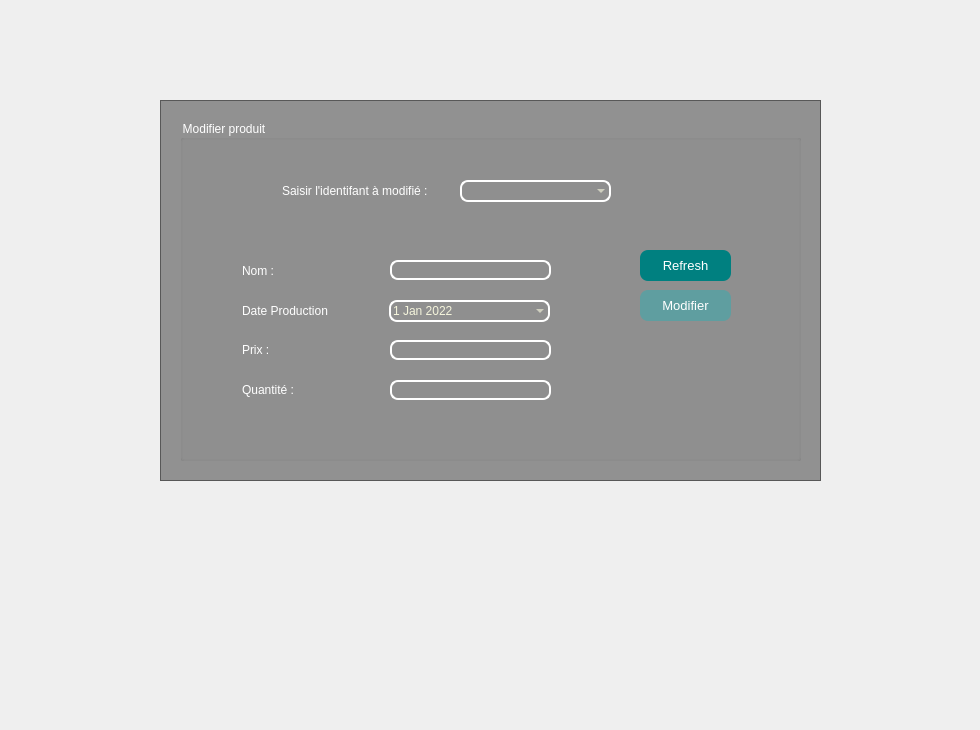
    <widget class="QWidget" name="tab_5">
     <attribute name="title">
      <string>Modifier un produit</string>
     </attribute>
     <widget class="QLabel" name="label_15">
      <property name="geometry">
       <rect>
        <x>0</x>
        <y>-10</y>
        <width>971</width>
        <height>721</height>
       </rect>
      </property>
      <property name="text">
       <string/>
      </property>
      <property name="pixmap">
       <pixmap>../../../../Downloads/djjjj.jpg</pixmap>
      </property>
     </widget>
     <widget class="QFrame" name="frame_27">
      <property name="geometry">
       <rect>
        <x>160</x>
        <y>100</y>
        <width>661</width>
        <height>381</height>
       </rect>
      </property>
      <property name="styleSheet">
       <string notr="true">QFrame
{background : black;
background:rgba(0,0,0,100);}</string>
      </property>
      <property name="frameShape">
       <enum>QFrame::StyledPanel</enum>
      </property>
      <property name="frameShadow">
       <enum>QFrame::Raised</enum>
      </property>
      <widget class="QGroupBox" name="groupBox_31">
       <property name="geometry">
        <rect>
         <x>20</x>
         <y>20</y>
         <width>621</width>
         <height>341</height>
        </rect>
       </property>
       <property name="styleSheet">
        <string notr="true">QGroupBox{color:white;}</string>
       </property>
       <property name="title">
        <string>Modifier produit</string>
       </property>
       <widget class="QLineEdit" name="lineEdit_116">
        <property name="geometry">
         <rect>
          <x>100</x>
          <y>60</y>
          <width>191</width>
          <height>21</height>
         </rect>
        </property>
        <property name="cursor">
         <cursorShape>ArrowCursor</cursorShape>
        </property>
        <property name="styleSheet">
         <string notr="true">QLineEdit {background:transparent;
border:none;
color:white;
font-size: 12px;
}</string>
        </property>
        <property name="text">
         <string>Saisir l'identifant à modifié : </string>
        </property>
       </widget>
       <widget class="QLineEdit" name="lineEdit_117">
        <property name="geometry">
         <rect>
          <x>60</x>
          <y>260</y>
          <width>113</width>
          <height>20</height>
         </rect>
        </property>
        <property name="styleSheet">
         <string notr="true">QLineEdit {background:transparent;
border:none;
color:white;
font-size: 12px;
}</string>
        </property>
        <property name="text">
         <string>Quantité : </string>
        </property>
       </widget>
       <widget class="QLineEdit" name="l_nomm">
        <property name="geometry">
         <rect>
          <x>210</x>
          <y>140</y>
          <width>161</width>
          <height>20</height>
         </rect>
        </property>
        <property name="styleSheet">
         <string notr="true">QLineEdit
 { background-color: transparent;
  color: #F5F5DC
;
  border: 1.5px solid white; 
border-radius: 8px;
}</string>
        </property>
       </widget>
       <widget class="QLineEdit" name="l_prixm">
        <property name="geometry">
         <rect>
          <x>210</x>
          <y>220</y>
          <width>161</width>
          <height>20</height>
         </rect>
        </property>
        <property name="styleSheet">
         <string notr="true">QLineEdit
 { background-color: transparent;
  color: #F5F5DC
;
  border: 1.5px solid white; 
border-radius: 8px;
}</string>
        </property>
       </widget>
       <widget class="QLineEdit" name="lineEdit_127">
        <property name="geometry">
         <rect>
          <x>60</x>
          <y>140</y>
          <width>111</width>
          <height>21</height>
         </rect>
        </property>
        <property name="styleSheet">
         <string notr="true">QLineEdit {background:transparent;
border:none;
color:white;
font-size: 12px;
}</string>
        </property>
        <property name="text">
         <string>Nom :</string>
        </property>
       </widget>
       <widget class="QLineEdit" name="lineEdit_128">
        <property name="geometry">
         <rect>
          <x>60</x>
          <y>220</y>
          <width>113</width>
          <height>20</height>
         </rect>
        </property>
        <property name="styleSheet">
         <string notr="true">QLineEdit {background:transparent;
border:none;
color:white;
font-size: 12px;
}
</string>
        </property>
        <property name="text">
         <string>Prix :</string>
        </property>
       </widget>
       <widget class="QLineEdit" name="l_quantitem">
        <property name="geometry">
         <rect>
          <x>210</x>
          <y>260</y>
          <width>161</width>
          <height>20</height>
         </rect>
        </property>
        <property name="styleSheet">
         <string notr="true">QLineEdit
 { background-color: transparent;
  color: #F5F5DC
;
  border: 1.5px solid white; 
border-radius: 8px;
}</string>
        </property>
       </widget>
       <widget class="QLineEdit" name="lineEdit_129">
        <property name="geometry">
         <rect>
          <x>60</x>
          <y>180</y>
          <width>111</width>
          <height>21</height>
         </rect>
        </property>
        <property name="styleSheet">
         <string notr="true">QLineEdit {background:transparent;
border:none;
color:white;
font-size: 12px;
}</string>
        </property>
        <property name="text">
         <string>Date Production</string>
        </property>
       </widget>
       <widget class="QDateEdit" name="l_datem">
        <property name="geometry">
         <rect>
          <x>209</x>
          <y>180</y>
          <width>161</width>
          <height>22</height>
         </rect>
        </property>
        <property name="styleSheet">
         <string notr="true">
QDateEdit
 { background-color: transparent;
  color: #F5F5DC
;
  border: 1.5px solid white; 
border-radius: 8px;
}

/* header row */
QCalendarWidget QWidget { alternate-background-color: rgb(128, 128, 128); }

/* normal days */
QCalendarWidget QAbstractItemView:enabled
{
font-size:11px;
color: rgb(180, 180, 180);
background-color: black;
selection-background-color: rgb(64, 64, 64);
selection-color: rgb(0, 255, 0);
}

</string>
        </property>
        <property name="maximumDate">
         <date>
          <year>9999</year>
          <month>1</month>
          <day>1</day>
         </date>
        </property>
        <property name="minimumDate">
         <date>
          <year>2022</year>
          <month>1</month>
          <day>1</day>
         </date>
        </property>
        <property name="calendarPopup">
         <bool>true</bool>
        </property>
       </widget>
       <widget class="QComboBox" name="l_idm">
        <property name="geometry">
         <rect>
          <x>280</x>
          <y>60</y>
          <width>151</width>
          <height>22</height>
         </rect>
        </property>
        <property name="styleSheet">
         <string notr="true">QComboBox
 { background-color: transparent;
  color: #F5F5DC
;
  border: 1.5px solid white; 
border-radius: 8px;
}
QAbstractScrollArea
{color:white;}</string>
        </property>
       </widget>
       <widget class="QPushButton" name="pb_modifier">
        <property name="geometry">
         <rect>
          <x>460</x>
          <y>170</y>
          <width>91</width>
          <height>31</height>
         </rect>
        </property>
        <property name="styleSheet">
         <string notr="true">QPushButton{border-radius: 8px;
background :#5F9EA0
;
color: white;
font-size:13px;
}</string>
        </property>
        <property name="text">
         <string>Modifier</string>
        </property>
       </widget>
       <widget class="QPushButton" name="refresh_mod">
        <property name="geometry">
         <rect>
          <x>460</x>
          <y>130</y>
          <width>91</width>
          <height>31</height>
         </rect>
        </property>
        <property name="styleSheet">
         <string notr="true">QPushButton{border-radius: 8px;
background :#008080
;
color: white;
font-size:13px;
}</string>
        </property>
        <property name="text">
         <string>Refresh</string>
        </property>
       </widget>
      </widget>
     </widget>
    </widget>
